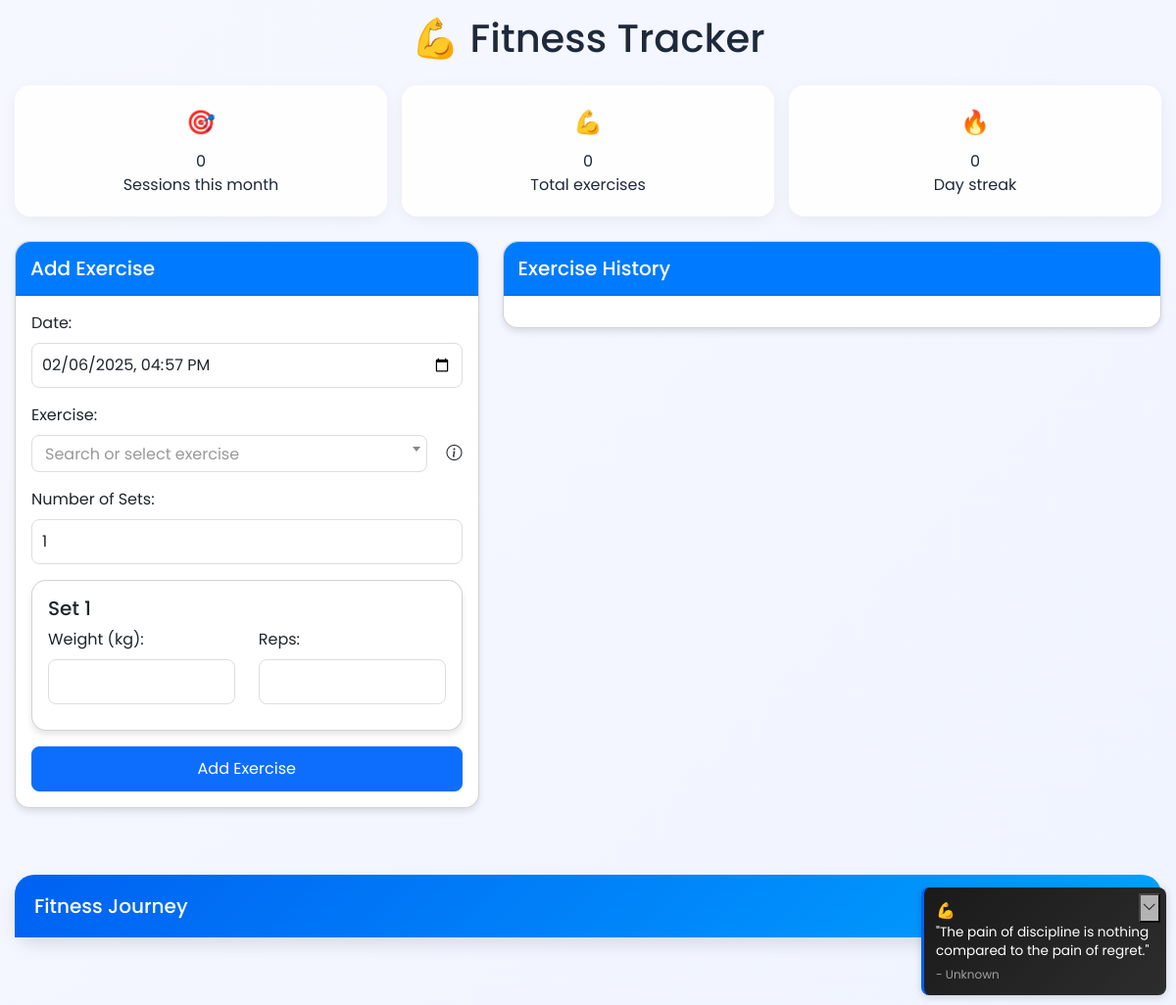
Before: / with the older database file.
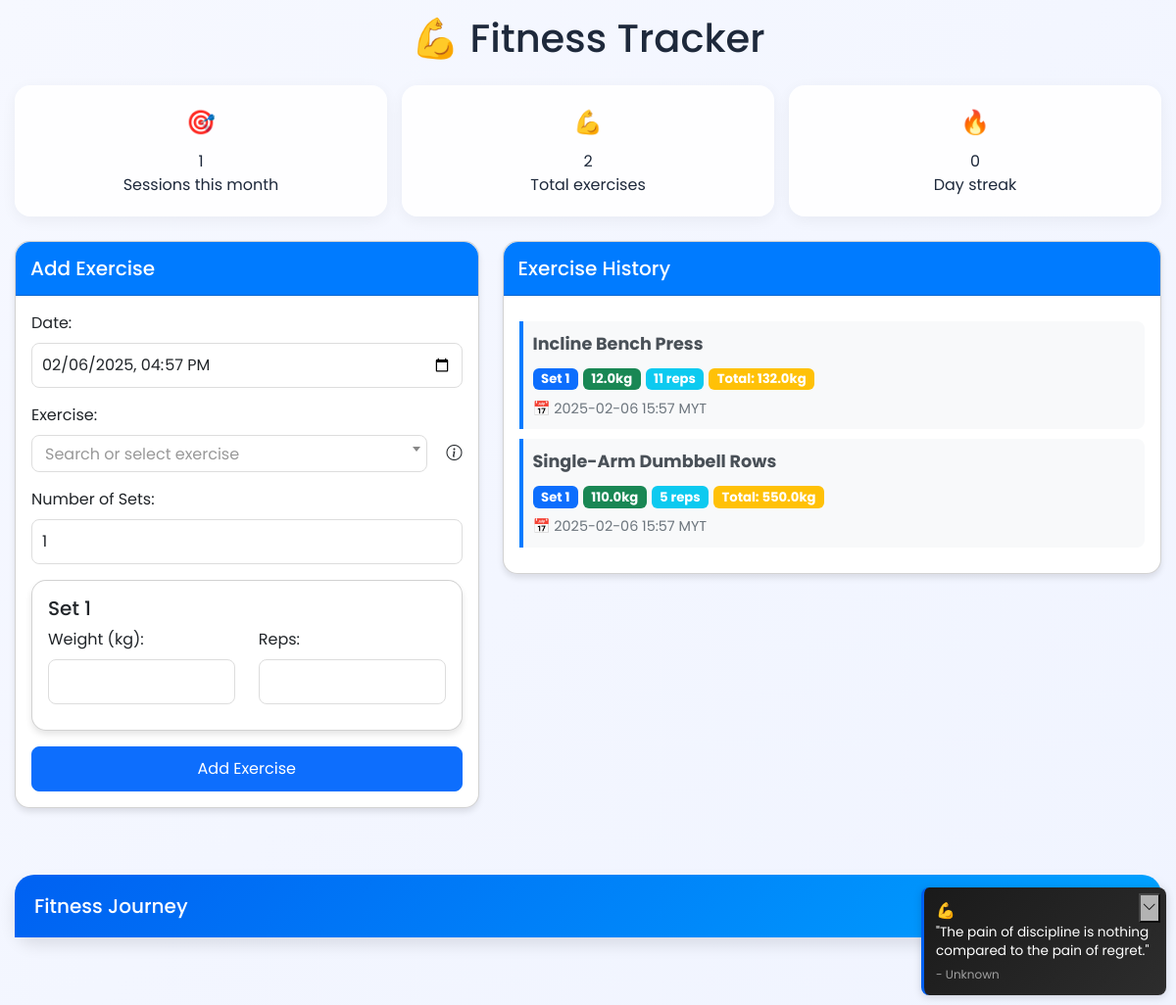
After: the same page with the newer database file.
### app.py (models this page shows, shortened)
class Exercise(db.Model):
    id = db.Column(db.Integer, primary_key=True)
    type = db.Column(db.String(100), nullable=False)
    date = db.Column(db.DateTime, nullable=False)  # Remove default
    sets = db.relationship('ExerciseSet', backref='exercise', lazy=True)

class ExerciseSet(db.Model):
    id = db.Column(db.Integer, primary_key=True)
    exercise_id = db.Column(db.Integer, db.ForeignKey('exercise.id'), nullable=False)
    set_number = db.Column(db.Integer, nullable=False)
    weight = db.Column(db.Float, nullable=False)
    reps = db.Column(db.Integer, nullable=False)
    total = db.Column(db.Float, nullable=False)  # weight * reps for this set

### app.py (the view, shortened to what this page needs)
@app.route('/', methods=['GET', 'POST'])
def index():
    exercises = Exercise.query.order_by(Exercise.date.desc()).all()
    weights = Weight.query.order_by(Weight.date.desc()).all()
    today = datetime.now(pytz.timezone('Asia/Singapore'))
    first_day = today.replace(day=1, hour=0, minute=0, second=0)
    last_day = today.replace(
        day=calendar.monthrange(today.year, today.month)[1],
        hour=23, minute=59, second=59
    )
    monthly_sessions = db.session.query(
        db.func.date(Exercise.date)
    ).filter(
        Exercise.date >= first_day,
        Exercise.date <= last_day
    ).distinct().count()
    total_exercises = Exercise.query.count()
    streak_days = 0
    current_date = today
    while Exercise.query.filter(
        Exercise.date >= current_date.replace(hour=0, minute=0, second=0),
        Exercise.date <= current_date.replace(hour=23, minute=59, second=59)
    ).first():
        streak_days += 1
        current_date -= timedelta(days=1)
    return render_template('index.html',
                         exercises=exercises,
                         weights=weights,
                         monthly_sessions=monthly_sessions,
                         total_exercises=total_exercises,
                         streak_days=streak_days)

### templates/index.html (shortened to what this page needs)
<!DOCTYPE html>
<html>
<head>
    <link href="https://cdn.jsdelivr.net/npm/bootstrap@5.3.0/dist/css/bootstrap.min.css" rel="stylesheet">
    <link rel="stylesheet" href="https://cdn.jsdelivr.net/npm/bootstrap-icons@1.7.2/font/bootstrap-icons.css">
    <link href="https://cdn.jsdelivr.net/npm/select2@4.1.0-rc.0/dist/css/select2.min.css" rel="stylesheet" />
    <link rel="stylesheet" href="https://cdn.jsdelivr.net/npm/fullcalendar@5.11.3/main.min.css">
</head>
<body>
    <div class="container">
        <h1 class="text-center mb-4">💪 Fitness Tracker</h1>
        <div class="stats-container">
            <div class="stat-card">
                <div class="stat-icon">🎯</div>
                <div class="stat-number">{{ monthly_sessions }}</div>
                <div class="stat-label">Sessions this month</div>
            </div>
            <div class="stat-card">
                <div class="stat-icon">💪</div>
                <div class="stat-number">{{ total_exercises }}</div>
                <div class="stat-label">Total exercises</div>
            </div>
            <div class="stat-card">
                <div class="stat-icon">🔥</div>
                <div class="stat-number">{{ streak_days }}</div>
                <div class="stat-label">Day streak</div>
            </div>
        </div>
        <div class="row g-4">
            <div class="col-12 col-lg-5 order-1">
                <div class="card glass-card">
                    <div class="card-header modern-header">
                        <h5 class="mb-0">Add Exercise</h5>
                    </div>
                    <div class="card-body">
                        <form method="POST" id="exerciseForm">
                            <div class="mb-3">
                                <label class="form-label">Date:</label>
                                <input type="datetime-local" class="form-control" name="exercise_date" id="exerciseDate" required>
                            </div>
                            <div class="mb-3">
                                <label class="form-label">Exercise:</label>
                                <div class="exercise-select-wrapper">
                                    <div class="exercise-tooltip">
                                        <i class="bi bi-info-circle"></i>
                                    </div>
                                </div>
                            </div>
                            <div class="mb-3">
                                <label class="form-label">Number of Sets:</label>
                                <input type="number" class="form-control" name="num_sets" id="numSets"
                                       required min="1" max="10" value="1">
                            </div>
                            <div id="setInputs" class="mb-3">
                            </div>
                            <button type="submit" name="exercise" class="btn btn-primary">
                                Add Exercise
                            </button>
                        </form>
                    </div>
                </div>
            </div>
            <div class="col-12 col-lg-7 order-2">
                <div class="card glass-card">
                    <div class="card-header modern-header">
                        <h5 class="mb-0">Exercise History</h5>
                    </div>
                    <div class="card-body">
                        <div class="history-container">
                            {% for exercise in exercises %}
                            <div class="history-entry glass-effect" id="exercise-{{ exercise.id }}">
                                <div class="stats">
                                    <strong>{{ exercise.type }}</strong>
                                    <div class="mt-2">
                                        {% for set in exercise.sets %}
                                        <div class="set-details">
                                            <span class="badge bg-primary">Set {{ set.set_number }}</span>
                                            <span class="badge bg-success">{{ set.weight }}kg</span>
                                            <span class="badge bg-info">{{ set.reps }} reps</span>
                                            <span class="badge bg-warning">Total: {{ set.total }}kg</span>
                                        </div>
                                        {% endfor %}
                                    </div>
                                </div>
                                <div class="date-time mt-2">
                                    📅 {{ exercise.date.strftime('%Y-%m-%d %H:%M') }} MYT
                                </div>
                            </div>
                            {% endfor %}
                        </div>
                    </div>
                </div>
            </div>
            <div class="col-12 order-3">
                <div class="calendar-card glass-card">
                    <div class="calendar-header modern-header">
                        <h5 class="mb-0">Fitness Journey</h5>
                    </div>
                </div>
            </div>
        </div>
    </div>
    <div class="quote-card" id="quoteCard">
        <button class="quote-toggle" onclick="toggleQuote()">
            <i class="bi bi-chevron-down" id="quoteToggleIcon"></i>
        </button>
        <div class="quote-indicator">💪</div>
        <div class="quote-content">
            <div class="quote-text" id="quote-text"></div>
            <div class="quote-author" id="quote-author"></div>
        </div>
    </div>
</body>
</html>

### templates/index.html (style rules this page uses)
:root { --primary-color: #2563eb; --secondary-color: #3b82f6; --background-color: #f8fafc; --card-bg: rgba(255, 255, 255, 0.9); --text-primary: #1e293b; }
body { font-family: 'Poppins', sans-serif; background: linear-gradient(135deg, #f6f8ff 0%, #f0f4ff 100%); color: var(--text-primary); }
.container { padding: 15px; max-width: 1400px; }
.card { border-radius: 15px; box-shadow: 0 4px 6px rgba(0, 0, 0, 0.1); margin-bottom: 20px; background-color: white; }
.card-header { background-color: #007bff; color: white; border-radius: 15px 15px 0 0 !important; padding: 15px; }
.form-control { border-radius: 8px; border: 1px solid #ddd; padding: 10px; margin-bottom: 10px; }
.btn-primary { border-radius: 8px; padding: 10px 20px; width: 100%; }
.history-entry { border-left: 4px solid #007bff; margin: 10px 0; padding: 10px; background-color: #f8f9fa; border-radius: 0 8px 8px 0; transition: transform 0.2s; }
.stats { font-size: 1.1em; color: #495057; }
.date-time { color: #6c757d; font-size: 0.9em; }
.exercise-tooltip { position: relative; cursor: help; margin-left: 10px; }
.exercise-select-wrapper { position: relative; display: flex; align-items: center; gap: 10px; }
.history-entry { transition: background-color 0.5s ease; }
.calendar-card { border: none; border-radius: 20px; box-shadow: 0 8px 16px rgba(0,0,0,0.1); margin-bottom: 30px; }
.calendar-header { background: linear-gradient(135deg, #0061f2 0%, #00a3ff 100%); color: white; border-radius: 20px 20px 0 0; padding: 20px; }
.stats-container { display: grid; grid-template-columns: repeat(auto-fit, minmax(150px, 1fr)); gap: 15px; margin-bottom: 25px; }
.stat-card { background: var(--card-bg); padding: 20px; border-radius: 16px; text-align: center; transition: transform 0.3s ease; box-shadow: 0 4px 15px rgba(0, 0, 0, 0.05); }
.stat-icon { font-size: 24px; margin-bottom: 10px; }
.quote-card { position: fixed; bottom: 10px; right: 10px; background: linear-gradient(135deg, #1a1a1a 0%, #2d2d2d 100%); color: #ffffff; max-width: 250px; padding: 12px; border-left: 3px solid #0061f2; border-radius: 8px; box-shadow: 0 2px 8px rgba(0,0,0,0.15); transition: all 0.3s ease; z-index: 1000; }
.quote-toggle { position: absolute; top: 6px; right: 6px; padding: 2px; font-size: 0.9rem; opacity: 0.7; }
.quote-text { font-size: 0.85rem; line-height: 1.4; margin-bottom: 6px; }
.quote-author { font-size: 0.75rem; color: #a0a0a0; margin-top: 6px; }
.quote-indicator { font-size: 1rem; }
.calendar-card { position: sticky; top: 20px; }
.g-4 > * { margin-bottom: 1.5rem; }
.card { width: 100%; }

Changed rows visible on the page:
added Exercise: type "Incline Bench Press", date "2025-02-06 15:57"
added ExerciseSet: set_number "1", weight "12.0", reps "11", total "132.0", shown under "Incline Bench Press"
added Exercise: type "Single-Arm Dumbbell Rows", date "2025-02-06 15:57"
added ExerciseSet: set_number "1", weight "110.0", reps "5", total "550.0", shown under "Single-Arm Dumbbell Rows"
Other visible differences:
{{ monthly_sessions }}: "0" → "1"
{{ total_exercises }}: "0" → "2"
